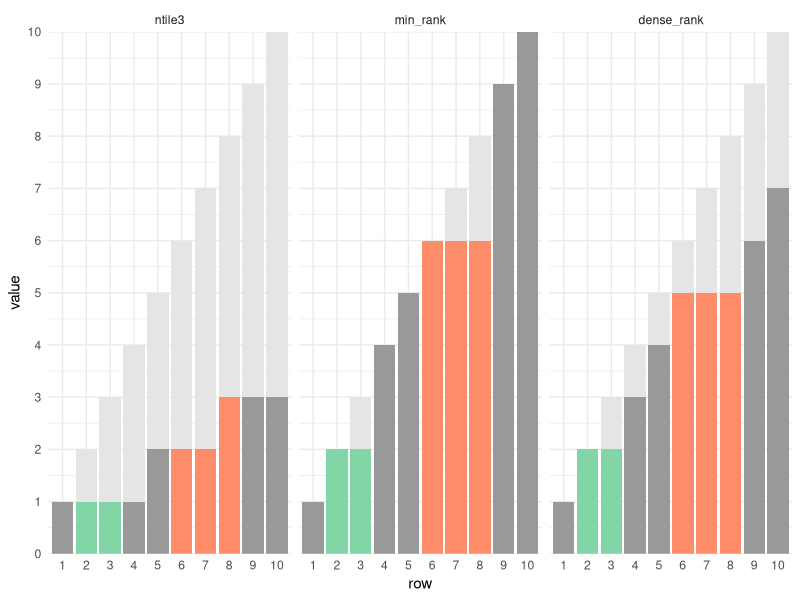
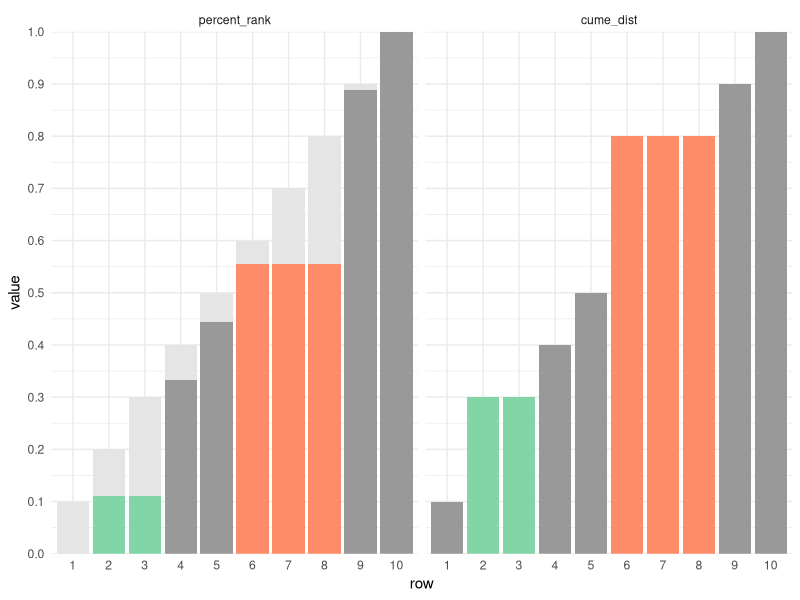

Write the R code that produced these figures, in order.
## ---- chunk 1
library(tidyverse)
theme_set(theme_minimal())

set.seed(20200417) #so I get the same teams each time
trivia_scores <- tibble(team = sample(c("cheetah", "ibex"), 10, replace = TRUE),
                        score = c(3, 6, 6, 18, 39, 40, 40, 40, 42, 99))

window_rank_example <- trivia_scores %>% 
    mutate(ntile3 = ntile(score, 3),
           min_rank = min_rank(score),
           dense_rank = dense_rank(score),
           percent_rank = percent_rank(score) %>% round(3),
           cume_dist = cume_dist(score)) 
## ---- chunk 2
library(kableExtra)
library(knitr)

spec_color_set <- partial(spec_color, alpha = .7, begin = 1, end = .5,
                          option = "magma")

window_rank_example %>% 
    mutate_at(vars(ntile3, min_rank, dense_rank, percent_rank, cume_dist),
              ~cell_spec(.x, background = spec_color_set(.x))) %>% 
    kable(escape = F, align = "c") %>% 
    kable_styling(c("striped", "condensed"))
## ---- chunk 3
window_rank_example %>% 
    mutate(row = factor(row_number())) %>% 
    gather(type, value, -team, -score, -row) %>% 
    mutate(type = fct_inorder(type)) %>% 
    mutate(coloring = case_when(
        score == 6 ~ "six",
        score == 40 ~ "forty",
        TRUE ~ "other"
    )) %>% 
    filter(type %in% c("ntile3", "min_rank", "dense_rank")) %>% 
    ggplot(aes(row, value, fill = coloring)) +
    geom_col(aes(row, as.numeric(row)), fill = "grey90") +
    geom_col(size = 5) +
    facet_grid(~ type) +
    scale_y_continuous(n.breaks = 10, expand = c(0, 0)) +
    scale_fill_manual(values = c("six" = "#81d5a6", 
                                 "forty" = "#ff8c69",
                                 "other" = "grey60")) +
    guides(fill = FALSE) 
## ---- chunk 4
window_rank_example %>% 
    mutate(row = factor(row_number())) %>% 
    gather(type, value, -team, -score, -row) %>% 
    mutate(type = fct_inorder(type)) %>% 
    mutate(coloring = case_when(
        score == 6 ~ "six",
        score == 40 ~ "forty",
        TRUE ~ "other"
    )) %>% 
    filter(type %in% c("percent_rank", "cume_dist")) %>% 
    ggplot(aes(row, value, fill = coloring)) +
    geom_col(aes(row, as.numeric(row) / 10), fill = "grey90") +
    geom_col(size = 5) +
    facet_grid(~ type) +
    scale_y_continuous(n.breaks = 10, expand = c(0, 0)) +
    scale_fill_manual(values = c("six" = "#81d5a6", 
                                 "forty" = "#ff8c69",
                                 "other" = "grey60")) +
    guides(fill = FALSE) 
## ---- chunk 5
window_rank_example_teams <- trivia_scores %>% 
    group_by(team) %>% # only change needed!
    arrange(team, score) %>% # not required but easier to digest visually  
    mutate(ntile3 = ntile(score, 3),
           min_rank = min_rank(score),
           dense_rank = dense_rank(score),
           percent_rank = percent_rank(score) %>% round(3),
           cume_dist = cume_dist(score)) 
## ---- chunk 6
window_rank_example_teams %>% 
    mutate_at(vars(ntile3, min_rank, dense_rank, percent_rank, cume_dist),
              ~cell_spec(.x, background = spec_color_set(.x))) %>% 
    kable(escape = F, align = "c") %>% 
    kable_styling(c("striped", "condensed"))
## ---- chunk 7
window_rank_example_reversed <- trivia_scores %>% 
    mutate(ntile3 = ntile(-score, 3),
           min_rank = min_rank(-score),
           dense_rank = dense_rank(-score),
           percent_rank = percent_rank(-score) %>% round(3),
           cume_dist = cume_dist(-score)) 
## ---- chunk 8
window_rank_example_reversed %>% 
    mutate_at(vars(ntile3, min_rank, dense_rank, percent_rank, cume_dist),
              ~cell_spec(.x, background = spec_color_set(.x))) %>% 
    kable(escape = F, align = "c") %>% 
    kable_styling(c("striped", "condensed"))
